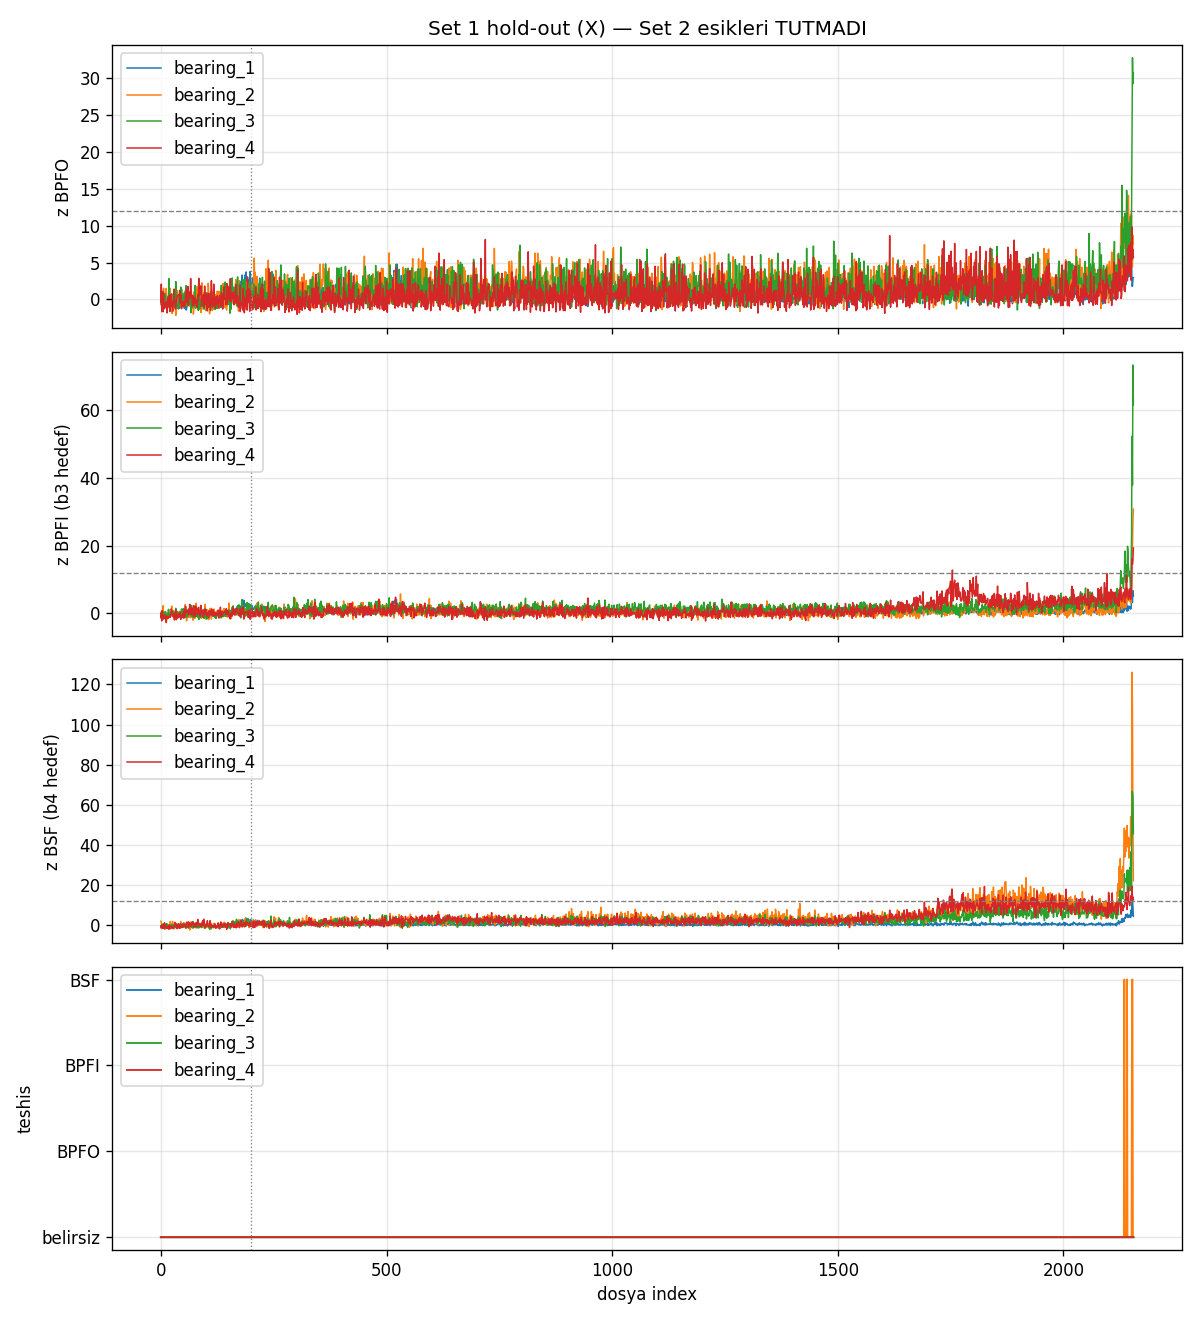

Here is the Python script that generated this plot:
"""IMS Set 1 FFT ariza teshisi — hold-out. Set 2 esikleri kilit; retune yok.

NASA (1st_test README): bearing_3 ic bilezik, bearing_4 makara; b1/b2 saglikli.
Kural: `diagnose_fft_bands` varsayilanlari (ADR-0011). Canli `anomaly_events` yok.
"""

from __future__ import annotations

import re
import sys
from pathlib import Path

import matplotlib

matplotlib.use("Agg")
import matplotlib.pyplot as plt
import numpy as np

ROOT = Path(__file__).resolve().parents[2]
sys.path.insert(0, str(ROOT / "services" / "stream-processor" / "src"))

from stream_processor.domain.features import extract_features  # noqa: E402
from stream_processor.domain.fft_diagnosis import (  # noqa: E402
    BANDS,
    DEFAULT_ABS_Z,
    DEFAULT_COMPANION_Z,
    DEFAULT_DOMINANCE,
    FftBandBaseline,
    band_z_scores,
    diagnose_fft_bands,
)

CACHE_PATH = ROOT / "data" / "ims_set1_fft_bands.npz"
OUT_DIR = Path(__file__).resolve().parent
FILE_NAME = re.compile(r"^\d{4}\.\d{2}\.\d{2}\.\d{2}\.\d{2}\.\d{2}$")
BASELINE = 200
TAIL = 50
BEARINGS = ("bearing_1", "bearing_2", "bearing_3", "bearing_4")
AXES = ("x", "y")
CHANNELS = tuple(f"{bearing}_{axis}" for bearing in BEARINGS for axis in AXES)
# NASA 1st_test: ch1=b1x … ch8=b4y.
NASA = {
    "bearing_1": "saglikli",
    "bearing_2": "saglikli",
    "bearing_3": "ic bilezik",
    "bearing_4": "makara",
}
EXPECTED = {
    "bearing_1": "uncertain",
    "bearing_2": "uncertain",
    "bearing_3": "bpfi",
    "bearing_4": "bsf",
}
CODE = {"uncertain": 0.0, "bpfo": 1.0, "bpfi": 2.0, "bsf": 3.0}


def _data_dir() -> Path:
    root = ROOT / "data" / "ims_set1"
    nested = root / "1st_test"
    if nested.is_dir():
        return nested
    return root


def _files() -> list[Path]:
    data_dir = _data_dir()
    if not data_dir.is_dir():
        raise SystemExit(f"IMS Set 1 klasoru yok: {data_dir}")
    files = sorted(
        path for path in data_dir.iterdir() if path.is_file() and FILE_NAME.match(path.name)
    )
    if not files:
        raise SystemExit(f"Set 1 dosyasi yok: {data_dir}")
    return files


def load_bands() -> dict[str, dict[str, np.ndarray]]:
    if CACHE_PATH.is_file():
        payload = np.load(CACHE_PATH)
        return {
            band: {channel: payload[f"{band}_{channel}"] for channel in CHANNELS}
            for band in BANDS
        }
    files = _files()
    n_files = len(files)
    store = {band: {channel: np.zeros(n_files) for channel in CHANNELS} for band in BANDS}
    for index, path in enumerate(files):
        samples = np.loadtxt(path, dtype=np.float64)
        if samples.ndim == 1:
            samples = samples.reshape(-1, 1)
        if samples.shape[1] < 8:
            raise SystemExit(f"Set 1 8 kanal beklenir, {samples.shape[1]}: {path.name}")
        for column, channel in enumerate(CHANNELS):
            energy = extract_features(samples[:, column].tolist()).fft_band_energy
            for band in BANDS:
                store[band][channel][index] = energy[band]
    np.savez(
        CACHE_PATH,
        **{
            f"{band}_{channel}": store[band][channel]
            for band in BANDS
            for channel in CHANNELS
        },
    )
    return store


def _baseline(store: dict[str, dict[str, np.ndarray]], channel: str) -> FftBandBaseline:
    return FftBandBaseline(
        mean={band: float(np.mean(store[band][channel][:BASELINE])) for band in BANDS},
        std={band: float(np.std(store[band][channel][:BASELINE])) for band in BANDS},
    )


def diagnose_series(
    store: dict[str, dict[str, np.ndarray]],
    channel: str,
    *,
    abs_z: float = DEFAULT_ABS_Z,
    dominance: float = DEFAULT_DOMINANCE,
    companion_z: float = DEFAULT_COMPANION_Z,
) -> tuple[list[str], FftBandBaseline]:
    baseline = _baseline(store, channel)
    n_files = len(store["bpfo"][channel])
    labels: list[str] = []
    for index in range(n_files):
        if index < BASELINE:
            labels.append("warming_up")
            continue
        energy = {band: float(store[band][channel][index]) for band in BANDS}
        labels.append(
            diagnose_fft_bands(
                energy,
                baseline,
                abs_z=abs_z,
                dominance=dominance,
                companion_z=companion_z,
            )
        )
    return labels, baseline


def first_fault(labels: list[str]) -> tuple[str, int | None]:
    for index, label in enumerate(labels):
        if label in BANDS:
            return label, index
    return "uncertain", None


def _energy_only(
    energy: dict[str, float], baseline: FftBandBaseline, band: str
) -> bool:
    z_scores = band_z_scores(energy, baseline)
    if z_scores[band] < DEFAULT_ABS_Z:
        return False
    others = max(float(energy[name]) for name in BANDS if name != band)
    return float(energy[band]) >= DEFAULT_DOMINANCE * max(others, 1e-12)


def count_energy_only(
    store: dict[str, dict[str, np.ndarray]],
    channel: str,
    baseline: FftBandBaseline,
    band: str,
) -> int:
    n_files = len(store["bpfo"][channel])
    hits = 0
    for index in range(BASELINE, n_files):
        energy = {band_name: float(store[band_name][channel][index]) for band_name in BANDS}
        if _energy_only(energy, baseline, band):
            hits += 1
    return hits


def _peak_z_x(
    store: dict[str, dict[str, np.ndarray]],
) -> list[tuple[str, dict[str, float]]]:
    rows: list[tuple[str, dict[str, float]]] = []
    for bearing in BEARINGS:
        channel = f"{bearing}_x"
        baseline = _baseline(store, channel)
        n_files = len(store["bpfo"][channel])
        peak = {band: float("-inf") for band in BANDS}
        for index in range(BASELINE, n_files):
            energy = {band: float(store[band][channel][index]) for band in BANDS}
            z_scores = band_z_scores(energy, baseline)
            for band in BANDS:
                peak[band] = max(peak[band], z_scores[band])
        rows.append((bearing, peak))
    return rows


def protocol_x(
    store: dict[str, dict[str, np.ndarray]],
    *,
    abs_z: float,
    dominance: float,
    companion_z: float,
) -> tuple[bool, dict[str, str]]:
    """Birincil protokol: X ekseni (Set 2 tek-kanal analogu)."""
    diagnoses: dict[str, str] = {}
    ok = True
    for bearing in BEARINGS:
        labels, _ = diagnose_series(
            store,
            f"{bearing}_x",
            abs_z=abs_z,
            dominance=dominance,
            companion_z=companion_z,
        )
        fault, _ = first_fault(labels)
        diagnoses[bearing] = fault
        if fault != EXPECTED[bearing]:
            ok = False
    return ok, diagnoses


def _row(
    store: dict[str, dict[str, np.ndarray]], channel: str
) -> dict[str, object]:
    bearing = channel.rsplit("_", 1)[0]
    labels, baseline = diagnose_series(store, channel)
    fault, first_at = first_fault(labels)
    counts = {name: labels.count(name) for name in (*BANDS, "uncertain", "warming_up")}
    late = {band: float(np.mean(store[band][channel][-TAIL:])) for band in BANDS}
    target = EXPECTED[bearing]
    others = [name for name in BANDS if name != "bpfo"]
    energy_dom_bpfo = late["bpfo"] / max(late[name] for name in others)
    target_band = "bpfi" if target == "bpfi" else "bsf" if target == "bsf" else "bpfo"
    others_t = [name for name in BANDS if name != target_band]
    energy_dom_target = late[target_band] / max(late[name] for name in others_t)
    z_late = {
        band: (late[band] - baseline.mean[band]) / max(baseline.std[band], 1e-12)
        for band in BANDS
    }
    return {
        "channel": channel,
        "bearing": bearing,
        "diagnosis": fault,
        "first_at": first_at,
        "n_bpfo": counts["bpfo"],
        "n_bpfi": counts["bpfi"],
        "n_bsf": counts["bsf"],
        "n_uncertain": counts["uncertain"],
        "n_energy_only_target": count_energy_only(store, channel, baseline, target_band),
        "late": late,
        "z_late": z_late,
        "energy_dom_bpfo": energy_dom_bpfo,
        "energy_dom_target": energy_dom_target,
        "expected": target,
        "ok": fault == target,
        "labels": labels,
        "baseline": baseline,
    }


def _fmt_first(first_at: object) -> str:
    return "—" if first_at is None else str(first_at)


def _sensitivity_x(store: dict[str, dict[str, np.ndarray]]) -> list[str]:
    lines = [
        "",
        "## Hold-out hassasiyet (retune degil)",
        "",
        "Asagidaki tarama Set 2 esiklerini **degistirmez**. Yalniz bu sette hangi",
        "C/abs_z 4/4 X-protokolunu tutardi — overfitting notu, yeni default degil.",
        "",
        "### companion_z (abs_z=12, D=3) — X ekseni 4/4",
        "",
        "| companion_z | 4/4 X | b1 | b2 | b3 | b4 |",
        "|---:|---|---|---|---|---|",
    ]
    for companion in (5.0, 7.0, 8.0, 10.0, 15.0, 40.0):
        ok, diagnoses = protocol_x(
            store, abs_z=12.0, dominance=3.0, companion_z=companion
        )
        cells = " | ".join(diagnoses[bearing] for bearing in BEARINGS)
        lines.append(f"| {companion:g} | {'ok' if ok else 'FAIL'} | {cells} |")
    lines.extend(
        [
            "",
            "### abs_z (D=3, C=8) — X ekseni 4/4",
            "",
            "| abs_z | 4/4 X | b1 | b2 | b3 | b4 |",
            "|---:|---|---|---|---|---|",
        ]
    )
    for abs_z in (0.0, 12.0, 20.0, 50.0):
        ok, diagnoses = protocol_x(
            store, abs_z=abs_z, dominance=3.0, companion_z=8.0
        )
        cells = " | ".join(diagnoses[bearing] for bearing in BEARINGS)
        lines.append(f"| {abs_z:g} | {'ok' if ok else 'FAIL'} | {cells} |")
    lines.append("")
    return lines


def write_outputs(store: dict[str, dict[str, np.ndarray]]) -> None:
    n_files = len(store["bpfo"][CHANNELS[0]])
    rows = [_row(store, channel) for channel in CHANNELS]
    primary = [row for row in rows if str(row["channel"]).endswith("_x")]
    primary_ok = all(bool(row["ok"]) for row in primary)
    frozen_ok, frozen = protocol_x(
        store,
        abs_z=DEFAULT_ABS_Z,
        dominance=DEFAULT_DOMINANCE,
        companion_z=DEFAULT_COMPANION_Z,
    )

    lines = [
        "# IMS Set 1 FFT ariza teshisi (hold-out)",
        "",
        "> Ham-rFFT siniri: Set 2 kaplin/b4, bu sette ic bilezik/makara.",
        "> 4/4 tutmadi. Canli yok; sonraki deneme envelope (ADR-0012).",
        "",
        "Set 2 esikleri **kilit**: abs_z=12, dominance=3, companion_z=8.",
        "Retune yok. Kural: `diagnose_fft_bands` (ADR-0011).",
        "Canli `anomaly_events` yok. Grafik: `ims_set1_fft_diagnosis.png`.",
        "",
        "NASA 1st_test: 8 kanal (rulman basina X/Y). Birincil protokol **X**",
        "(Set 2 tek ivmeolcer analogu). Y ayri rapor.",
        "",
        f"Dosya sayisi: **{n_files}**. Baseline ilk {BASELINE}, gec son {TAIL}.",
        "",
        "Beklenti: b3=`bpfi` (ic bilezik), b4=`bsf` (makara), b1/b2=`uncertain`.",
        "",
        f"## Birincil (X) — {'4/4 tuttu' if frozen_ok else '4/4 TUTMADI'}",
        "",
        "| Rulman | NASA | teshis | ilk | #BPFO | #BPFI | #BSF | #e-only | #belirsiz | ok |",
        "|---|---|---|---:|---:|---:|---:|---:|---:|---|",
    ]
    for row in primary:
        mark = "ok" if row["ok"] else "FAIL"
        lines.append(
            f"| {row['bearing']} | {NASA[str(row['bearing'])]} | {row['diagnosis']} "
            f"| {_fmt_first(row['first_at'])} | {row['n_bpfo']} | {row['n_bpfi']} "
            f"| {row['n_bsf']} | {row['n_energy_only_target']} "
            f"| {row['n_uncertain']} | {mark} |"
        )
    lines.extend(
        [
            "",
            f"Donuk esik X teshisleri: {frozen}.",
            "",
            "## Y ekseni (ayni esik, ayri karne)",
            "",
            "| Rulman | NASA | teshis | ilk | #BPFO | #BPFI | #BSF | #belirsiz | ok |",
            "|---|---|---|---:|---:|---:|---:|---:|---|",
        ]
    )
    for row in rows:
        if not str(row["channel"]).endswith("_y"):
            continue
        mark = "ok" if row["ok"] else "FAIL"
        lines.append(
            f"| {row['bearing']} | {NASA[str(row['bearing'])]} | {row['diagnosis']} "
            f"| {_fmt_first(row['first_at'])} | {row['n_bpfo']} | {row['n_bpfi']} "
            f"| {row['n_bsf']} | {row['n_uncertain']} | {mark} |"
        )
    lines.extend(
        [
            "",
            "## Gec pencere (son 50) — X",
            "",
            "| Rulman | E_BPFO | E_BPFI | E_BSF | BPFO baskin | hedef baskin | "
            "z_BPFO | z_BPFI | z_BSF |",
            "|---|---:|---:|---:|---:|---:|---:|---:|---:|",
        ]
    )
    for row in primary:
        late = row["late"]
        z_late = row["z_late"]
        assert isinstance(late, dict)
        assert isinstance(z_late, dict)
        lines.append(
            f"| {row['bearing']} | {late['bpfo']:.4g} | {late['bpfi']:.4g} | "
            f"{late['bsf']:.4g} | {row['energy_dom_bpfo']:.1f}x | "
            f"{row['energy_dom_target']:.1f}x | {z_late['bpfo']:.1f} | "
            f"{z_late['bpfi']:.1f} | {z_late['bsf']:.1f} |"
        )
    lines.extend(
        [
            "",
            "hedef baskin = NASA bandinin (b3 BPFI, b4 BSF, sagliklilarda BPFO)",
            "enerjisi / max(diger iki). enerji-only = (a) z + enerji orani,",
            "**companion yok**.",
            "",
            "## Neden tutmadi (imza, esik degil)",
            "",
            "Gec pencerede b3'te E_BSF > E_BPFI (hedef baskin 0.7x). NASA ic",
            "bilezik ama uc kova rFFT'de BPFI hakim degil — companion olsa da",
            "(a)+(b) BPFI diyemez. enerji-only hedef de 0.",
            "b4'te z_BSF gec ortalama 10.7 (<12) ve E_BPFO > E_BSF; makara",
            "kovasi 3x baskin degil.",
            "b2 (NASA saglikli) en yuksek z_BSF'i tasiyor; kural 4 snapshot",
            "BSF basar — false positive.",
            "Asagidaki grid'de hicbir (C, abs_z) 4/4 yapmiyor: C=40 b2 false",
            "BSF'i kapatir ama b3/b4 hala belirsiz. abs_z=0 b4'u yanlis BPFO",
            "yapar. Bu yuzden Set 2 esigi kaydirmak Set 1'i kurtarmaz.",
            "",
            "| Rulman | max z_BPFO | max z_BPFI | max z_BSF |",
            "|---|---:|---:|---:|",
        ]
    )
    for bearing, max_z in _peak_z_x(store):
        lines.append(
            f"| {bearing} | {max_z['bpfo']:.1f} | {max_z['bpfi']:.1f} | "
            f"{max_z['bsf']:.1f} |"
        )
    lines.extend(
        [
            "",
            "Set 2 yalniz dis bilezik + kaplin ayirdi. Set 1 ic bilezik/makara",
            "ayni uc kovada ayri degil; canli `fault_type` kilitlenmez.",
            "",
        ]
    )
    lines.extend(_sensitivity_x(store))
    lines.extend(
        [
            "Yalniz Set 1 hold-out. Esikler Set 2'de kalir (ADR-0011 otopsi).",
            "Teshis envelope'a (ADR-0012); `fault_type` bu kurala baglanmaz.",
            "",
        ]
    )
    (OUT_DIR / "ims_set1_fft_diagnosis.md").write_text("\n".join(lines), encoding="utf-8")

    index = np.arange(n_files)
    figure, axes = plt.subplots(4, 1, figsize=(10, 11), sharex=True)
    by_channel = {str(row["channel"]): row for row in rows}
    for bearing in BEARINGS:
        channel = f"{bearing}_x"
        row = by_channel[channel]
        baseline = row["baseline"]
        assert isinstance(baseline, FftBandBaseline)
        for axis, band in zip(axes[:3], BANDS, strict=True):
            series = store[band][channel]
            mean = float(baseline.mean[band])
            std = float(max(baseline.std[band], 1e-12))
            axis.plot(index, (series - mean) / std, label=bearing, linewidth=0.9)
        labels = row["labels"]
        assert isinstance(labels, list)
        codes = np.array([CODE.get(label, 0.0) for label in labels])
        axes[3].plot(index, codes, label=bearing, linewidth=1.1)
    for axis in axes:
        axis.axvline(BASELINE - 0.5, color="gray", linestyle=":", linewidth=0.8)
        axis.grid(True, alpha=0.3)
        axis.legend(loc="upper left")
    axes[0].axhline(DEFAULT_ABS_Z, color="gray", linestyle="--", linewidth=0.8)
    axes[0].set_ylabel("z BPFO")
    title = "tuttu" if primary_ok else "TUTMADI"
    axes[0].set_title(f"Set 1 hold-out (X) — Set 2 esikleri {title}")
    axes[1].axhline(DEFAULT_ABS_Z, color="gray", linestyle="--", linewidth=0.8)
    axes[1].set_ylabel("z BPFI (b3 hedef)")
    axes[2].axhline(DEFAULT_ABS_Z, color="gray", linestyle="--", linewidth=0.8)
    axes[2].set_ylabel("z BSF (b4 hedef)")
    axes[3].set_ylabel("teshis")
    axes[3].set_yticks([0, 1, 2, 3], ["belirsiz", "BPFO", "BPFI", "BSF"])
    axes[3].set_xlabel("dosya index")
    figure.tight_layout()
    figure.savefig(OUT_DIR / "ims_set1_fft_diagnosis.png", dpi=120)
    plt.close(figure)

    if not frozen_ok:
        print("hold-out 4/4 TUTMADI (beklenen bilimsel sonuc olabilir; karne yazildi)")


def main() -> None:
    store = load_bands()
    write_outputs(store)


if __name__ == "__main__":
    main()
